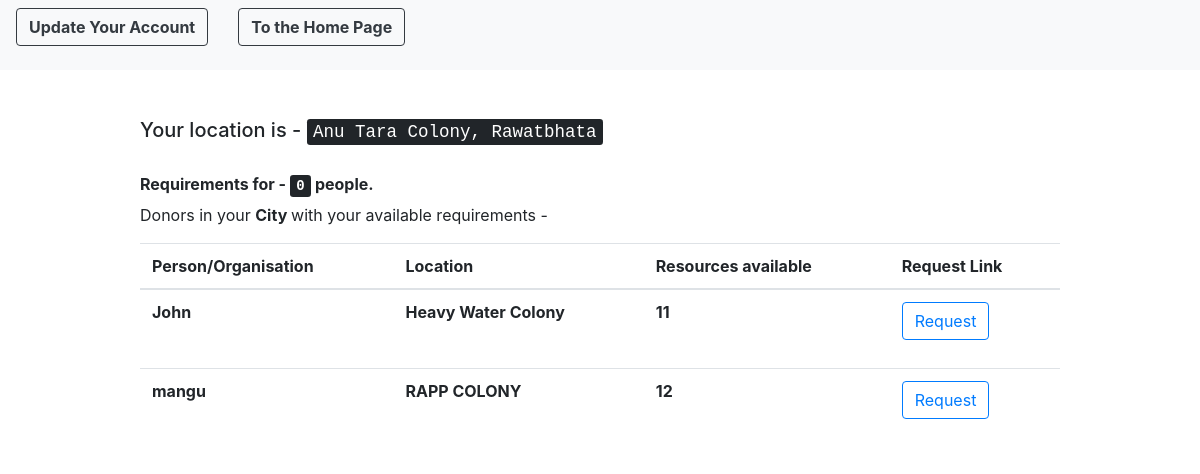
Page /users/showDonor/ (signed in) on the earlier database version.
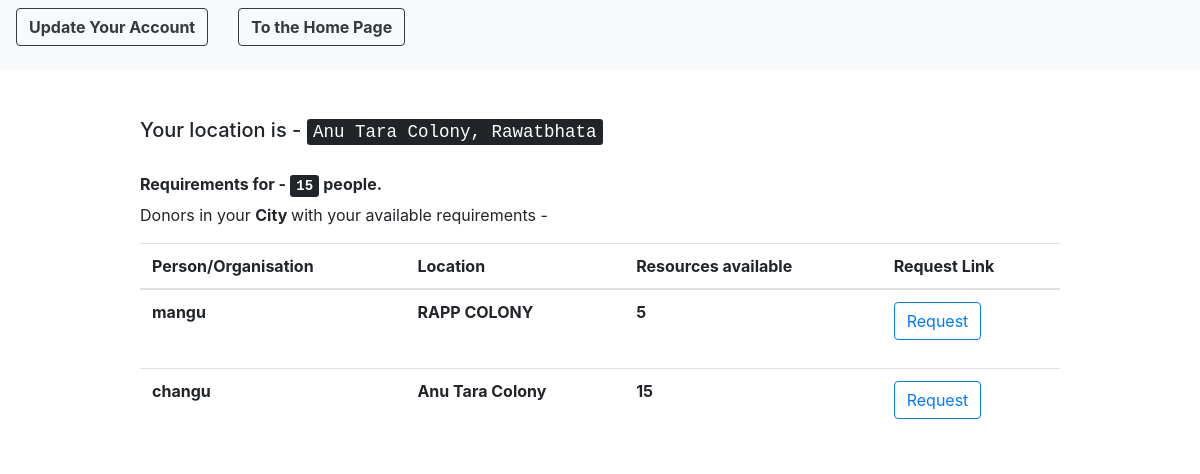
Same page on the later database version.
### customUser/models.py (models this page shows, shortened)
class CustomUser(AbstractUser):
    pin_code = models.IntegerField(null = True)
    contact_no = models.IntegerField(null = True)
    resources = models.IntegerField(null = True) # no. of persons avability/requirement
    locality = models.CharField(max_length = 100)
    city = models.CharField(max_length = 50)
    """CHOICES=[('0','Donor'),
                     ('1','Reciever')]"""
    user_type = models.IntegerField(null = True) # 0 - Donor 1 - Reciever
    email = models.EmailField(unique=True)

### customUser/views.py (the view)
# urls.py: path('showDonor/', views.show_nearby_donors, name = 'showNearbyDonors'),
def show_nearby_donors(request):
	you = request.user
	you_address = you.locality + ',' + you.city
	donors = CustomUser.objects.filter(city = you.city)
	return render(request, 'show_donors.html', {'you' : you, 'donors' : donors})

### templates/show_donors.html (shortened to what this page needs)
{% extends 'base.html' %}
{% block navigation %}
	<div class = "row">
		<div class = "col">
			<form method = "get" action = "{% url 'edit_profile' %}">
				<button type = "submit" class = "btn btn-outline-dark navbar-btn"> <strong> Update Your Account </strong></button>
			</form>
		</div>
		<div class = "col">
	<form method = "post" action = "{% url 'homePage' %}">
		<button type = "submit" class = "btn btn-outline-dark navbar-btn"> <strong> To the Home Page </strong></button>
	</form>
</div>
	</div>
{% endblock %}
{% block content %}
	<h5> Your location is - <kbd> {{ you.locality }}, {{ you.city }} </kbd> </h5> <br>
	<h6> <strong> Requirements for - <kbd> {{ you.resources }}</kbd> people.</strong></h6>
	<p> Donors in your <strong> City </strong> with your available requirements -  </p>
	<table class = "table">
			<thead>
				<tr>
					<th scope="col"> Person/Organisation </th>
					<th scope="col"> Location </th>
					<th scope="col"> Resources available </th>
					<th scope ="col"> Request Link </th>
				</tr>
			</thead>
			<tbody>
	{% for i in donors %}
		{% if i.username != 'admin' and i.user_type == 0 and i.resources > 0%}
				<tr>
				<th scope="row"> {{ i.username }}  </th>
				<th scope="row"> {{ i.locality }} </th>
				<th scope="row"> {{ i.resources }} </th>
				<th scope="row">
					<form method = "get" action = "{% url 'update_requirements' i.email %}"> {% csrf_token %}
						<button class = "btn btn-outline-primary"> Request </button>
					</form>
				</th>
			</tr>
		{% endif %}
	{% endfor %}
	</tbody>
			</table>
	<br> <br>
{% endblock %}

Differences in the rows shown:
no longer on this page (row edited): CustomUser: username "John", locality "Heavy Water Colony", resources "11"
now on one of the page's lists (row edited): CustomUser: username "changu", locality "Anu Tara Colony", resources "15"
changed CustomUser "Anu Tara Colony": resources "0" → "15"
changed CustomUser "mangu": resources "12" → "5"
